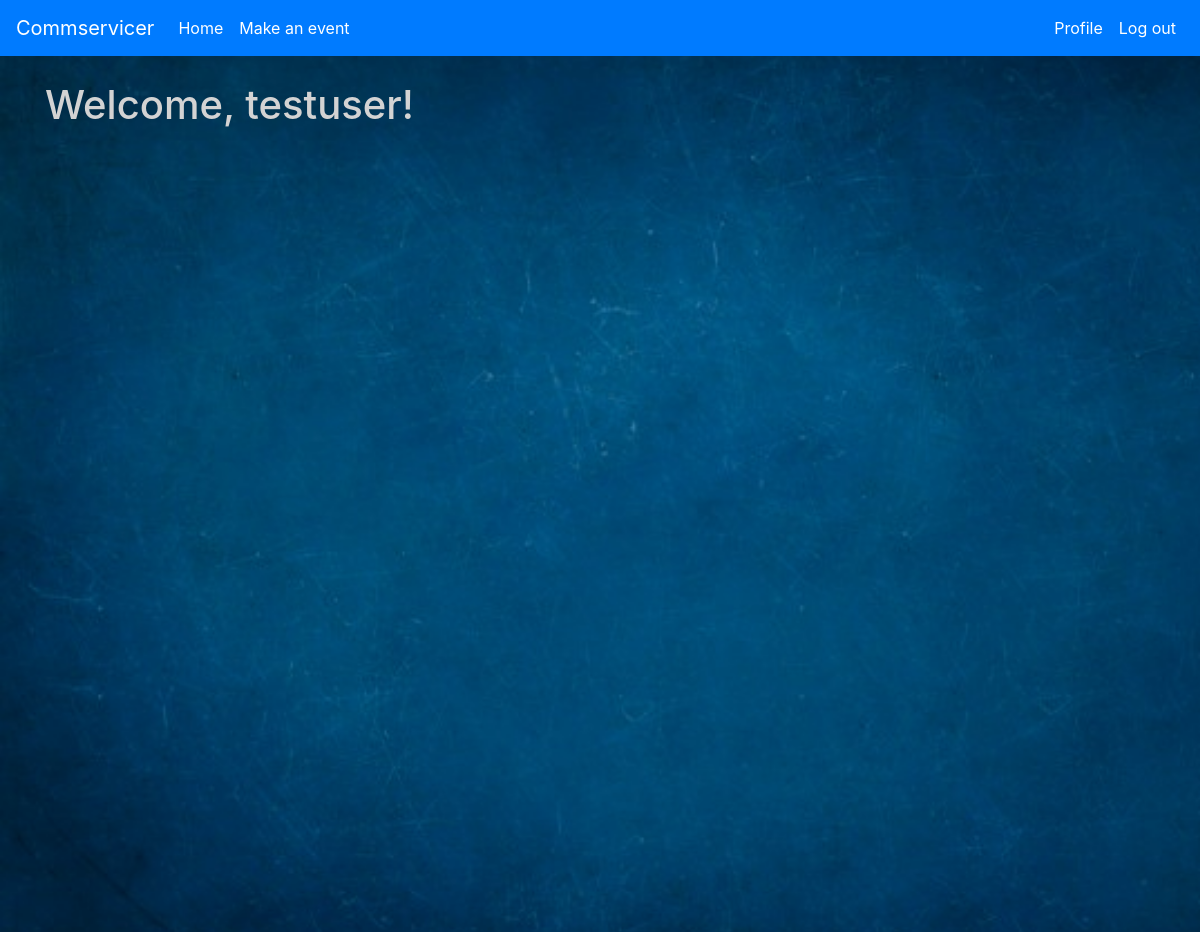
The app's page /index (signed in), older data.
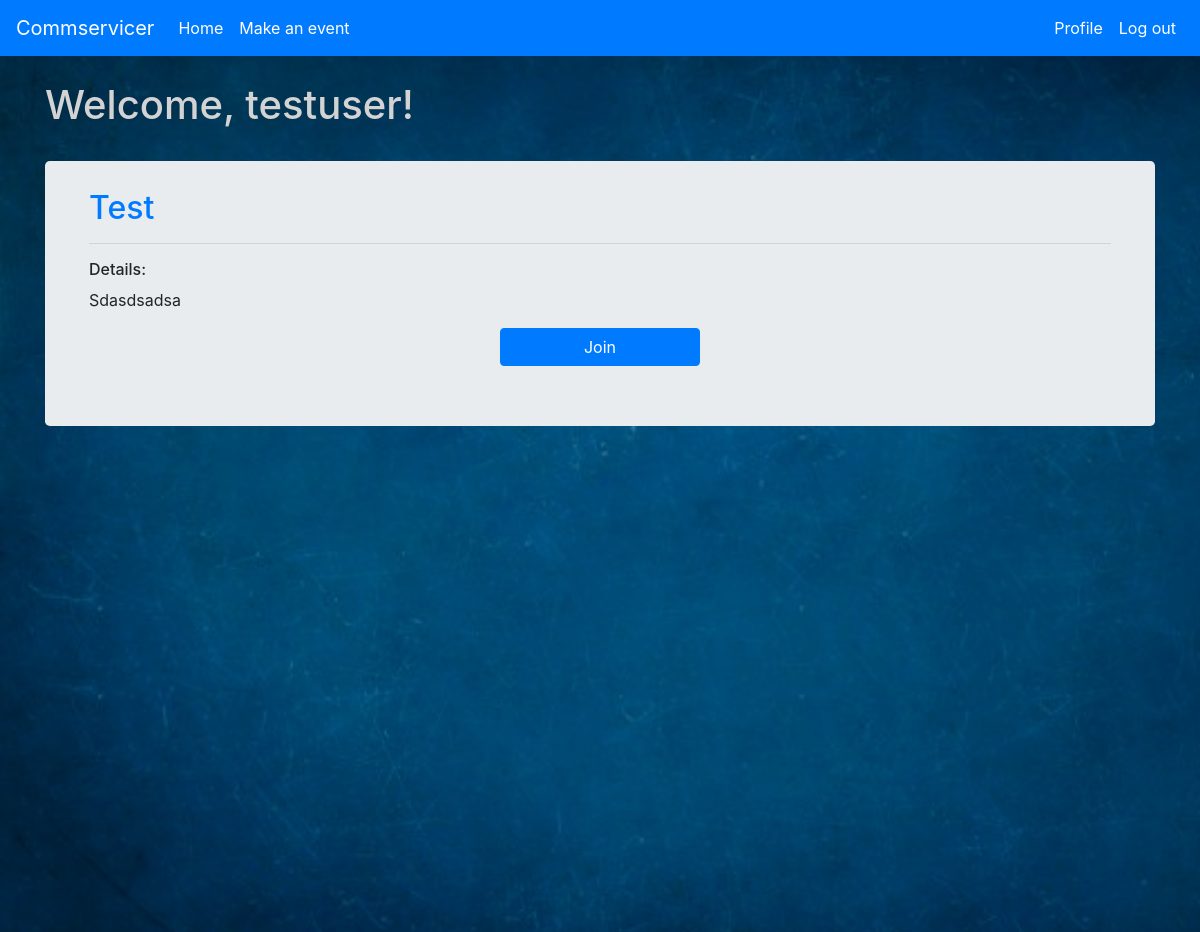
The same page, newer data.
### app/models.py (models this page shows, shortened)
class Post(db.Model):
    id = db.Column(db.Integer, primary_key=True)
    title = db.Column(db.String(100),nullable = False , index = True)
    body = db.Column(db.String(1000))
    timestamp = db.Column(db.DateTime, index=True, default=datetime.now())
    start_time  = db.Column(db.DateTime, index=True)
    user_id = db.Column(db.Integer, db.ForeignKey('user.id'),nullable=False)
    max_participant = db.Column(db.Integer)
    verified = db.Column(db.BOOLEAN,nullable=False,default = False)
    participant_count = db.relationship('User', secondary=participants,
                                        primaryjoin =(participants.c.post_id == id),
                                        secondaryjoin =(participants.c.user_id == User.id),
                                        backref=db.backref('Post',lazy=True), lazy=True)
    def has_joined(self, user):
        return Post.query.filter(participants.c.user_id == user.id, participants.c.post_id == self.id).count()> 0

### app/routes.py (the view)
@app.route('/')
@app.route('/index')
@login_required
def index():
    page = request.args.get('page',1,type = int)
    posts = Post.query.filter_by(verified=True).order_by(Post.timestamp.desc())
    posts = posts.paginate(page, app.config['EVENTS_PER_PAGE'],False)
    form = EmptyForm()
    verify = False
    if posts.has_next:
        next_url = url_for('index', page=posts.next_num)
    else:
        next_url = None
    if posts.has_prev:
        prev_url = url_for('index', page=posts.next_num)
    else:
        prev_url = None
    return render_template('index.html',title='Home Page',
                           posts=posts.items, user = current_user,form = form,verify = verify,
                           next_url=next_url, prev_url=prev_url)

### app/forms.py
class EmptyForm(FlaskForm):
    submit = SubmitField('Submit')

### app/models.py (called while the page is built)
@login.user_loader
def load_user(id):
    return User.query.get(int(id))

### app/routes.py (called while the page is built)
@app.before_request
def before_request():
    if current_user.is_authenticated:
        current_user.last_seen = datetime.now()
        db.session.commit()

### app/templates/index.html (shortened to what this page needs)
{%  extends "base.html"%}
{%  block content %}
     <div class="container pt-5 pb-5">
		 <h1 style="color: lightgray;">Welcome, {{ current_user.username }}!</h1>
		 <br>
	    {% for post in posts  %}
	        {% include '_post.html' %}
	    {%  endfor %}
	</div>
{%  endblock %};

### app/templates/_post.html (shortened to what this page needs)
<div class="jumbotron pt-3 pb-3">
     <table class="table table-borderless" style="width: 100%">
        <tr valign="top">
            <td>
                <a href="{{ url_for('event_details', id=post.id) }}">
                    <h2 class="text-capitalize">{{ post.title }}</h2>
                </a>
                <hr>
                <h6>Details:</h6>
                <p class="text-capitalize">{{ post.body }}<p>
                {% if not post.has_joined(user)%}
                    <form action="{{ url_for('join', id =post.id) }}" method="post">
                        <div class="form-group text-center">
                            {{ form.submit(value='Join', class="btn btn-primary", style="width:200px;") }}
                        </div>
                    </form>
                {% endif %}
            </td>
        </tr>
    </table>
 </div>
 <br>

Row changes from the older to the newer data that the page shows:
added Post: title "Test", body "Sdasdsadsa"
